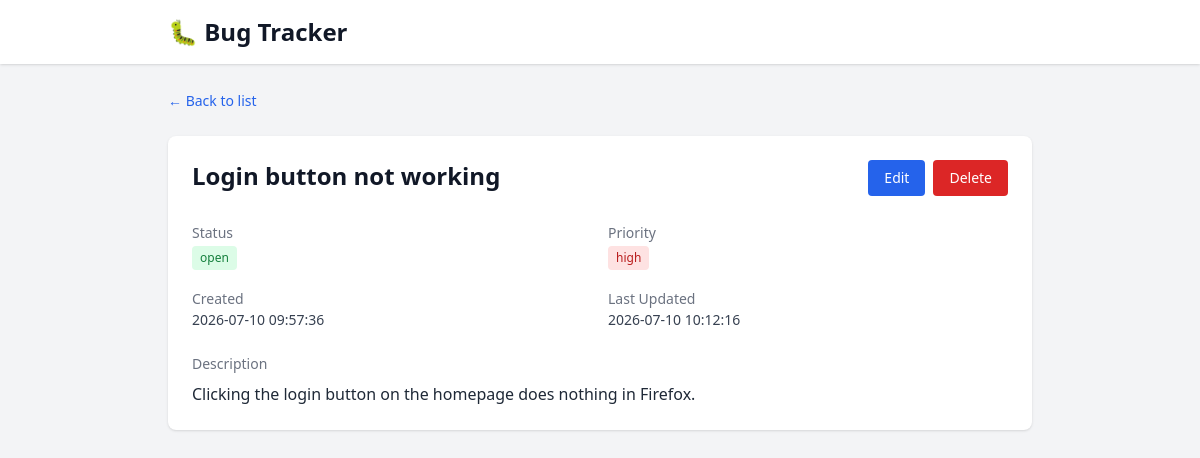
Page /bug/1 on the committed database.
### tables this page shows
CREATE TABLE bugs (
            id          INTEGER PRIMARY KEY AUTOINCREMENT,
            title       TEXT NOT NULL,
            description TEXT,
            status      TEXT DEFAULT 'open',
            priority    TEXT DEFAULT 'medium',
            created_at  TIMESTAMP DEFAULT CURRENT_TIMESTAMP,
            updated_at  TIMESTAMP DEFAULT CURRENT_TIMESTAMP
        );

### app.py (the view)
@app.route("/bug/<int:bug_id>")
def bug_detail(bug_id):
    bug = get_bug(bug_id)
    if bug is None:
        flash("Bug not found.", "error")
        return redirect(url_for("index"))
    return render_template("bug_detail.html", bug=bug)

### db.py (called while the page is built)
def get_connection():
    conn = sqlite3.connect(DB_NAME)
    conn.row_factory = sqlite3.Row
    return conn

def get_bug(bug_id):
    conn = get_connection()
    bug = conn.execute(
        "SELECT * FROM bugs WHERE id = ?", (bug_id,)
    ).fetchone()
    conn.close()
    return bug

### templates/bug_detail.html
{% extends "base.html" %}
{% block content %}
    <div class="mb-6">
        <a href="/" class="text-blue-600 hover:underline text-sm">&larr; Back to list</a>
    </div>
    <div class="bg-white rounded-lg shadow p-6">
        <div class="flex justify-between items-start mb-6">
            <h2 class="text-2xl font-bold">{{ bug.title }}</h2>
            <div class="flex gap-2">
                <a href="/bug/{{ bug.id }}/edit" class="bg-blue-600 text-white px-4 py-2 rounded hover:bg-blue-700 transition text-sm">
                    Edit
                </a>
                <form action="/bug/{{ bug.id }}/delete" method="POST" onsubmit="return confirm('Are you sure you want to delete this bug?')">
                    <button type="submit" class="bg-red-600 text-white px-4 py-2 rounded hover:bg-red-700 transition text-sm">
                        Delete
                    </button>
                </form>
            </div>
        </div>
        <div class="grid grid-cols-2 gap-4 mb-6">
            <div>
                <span class="text-sm font-medium text-gray-500">Status</span>
                <p>
                    <span class="inline-block px-2 py-1 text-xs font-medium rounded
                        {% if bug.status == 'open' %}bg-green-100 text-green-700
                        {% elif bug.status == 'in-progress' %}bg-yellow-100 text-yellow-700
                        {% else %}bg-gray-100 text-gray-700{% endif %}">
                        {{ bug.status }}
                    </span>
                </p>
            </div>
            <div>
                <span class="text-sm font-medium text-gray-500">Priority</span>
                <p>
                    <span class="inline-block px-2 py-1 text-xs font-medium rounded
                        {% if bug.priority == 'high' %}bg-red-100 text-red-700
                        {% elif bug.priority == 'medium' %}bg-yellow-100 text-yellow-700
                        {% else %}bg-blue-100 text-blue-700{% endif %}">
                        {{ bug.priority }}
                    </span>
                </p>
            </div>
            <div>
                <span class="text-sm font-medium text-gray-500">Created</span>
                <p class="text-sm text-gray-700">{{ bug.created_at }}</p>
            </div>
            <div>
                <span class="text-sm font-medium text-gray-500">Last Updated</span>
                <p class="text-sm text-gray-700">{{ bug.updated_at }}</p>
            </div>
        </div>
        <div>
            <h3 class="text-sm font-medium text-gray-500 mb-2">Description</h3>
            {% if bug.description %}
                <p class="text-gray-800 whitespace-pre-wrap">{{ bug.description }}</p>
            {% else %}
                <p class="text-gray-400 italic">No description provided.</p>
            {% endif %}
        </div>
    </div>
{% endblock %}

### rows in the picture
bugs: title "Login button not working", status "open", priority "high", created_at "2026-07-10 09:57:36", updated_at "2026-07-10 10:12:16", description "Clicking the login button on the homepage does nothing in Firefox."
